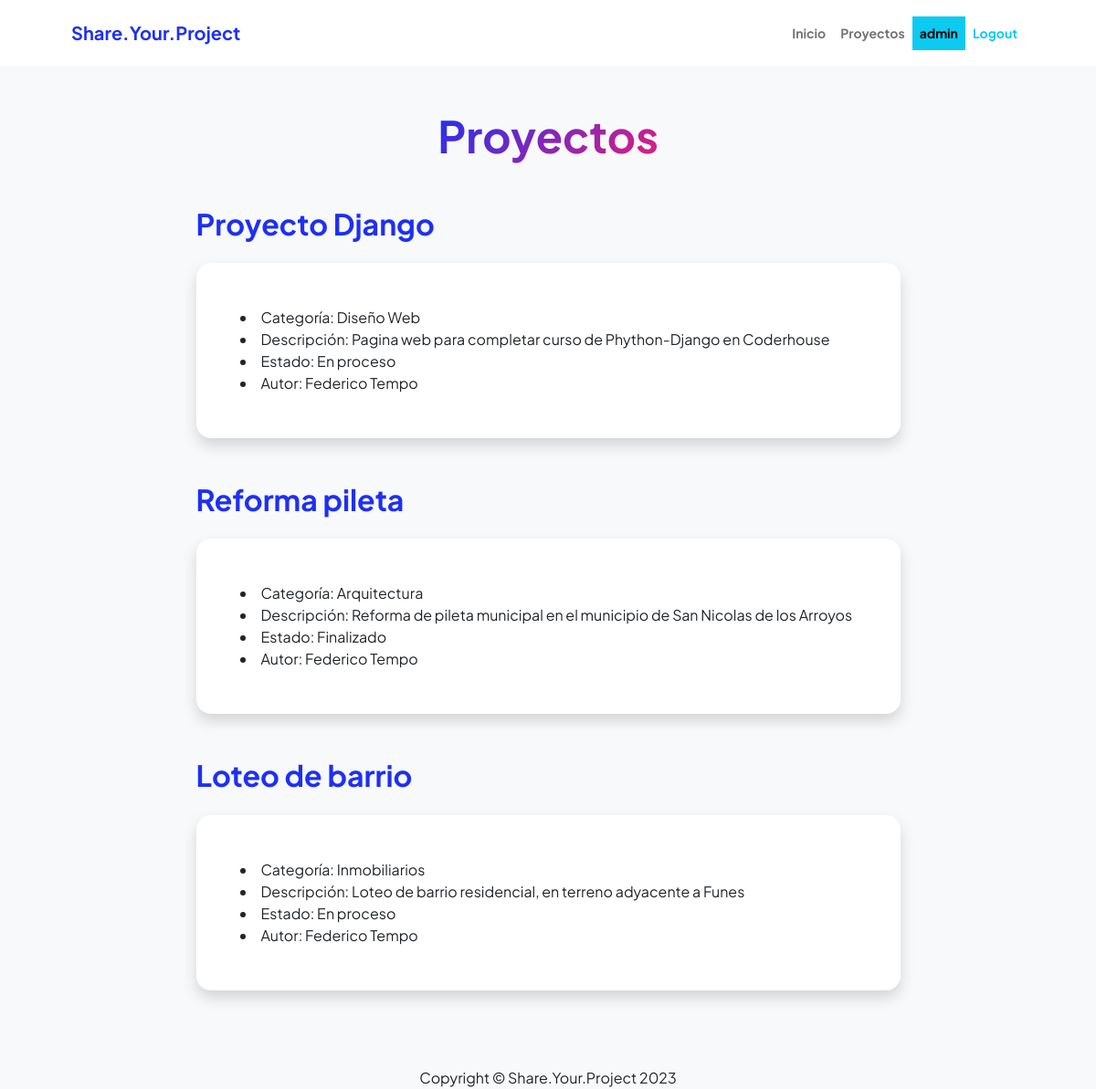
The page /proyecto/list/ (signed in) on the database its author committed.
### apps/proyectos/models.py (models this page shows, shortened)
class Proyecto(models.Model):
    categoria_id = models.ForeignKey(
        ProyectoCategoria, on_delete=models.DO_NOTHING, null=True, verbose_name="Categoría")
    nombre = models.CharField(max_length=150)
    descripcion = models.CharField(
        max_length=250, null=True, blank=True, verbose_name="descripción")
    opciones = (('En proceso', 'En proceso'), ('Finalizado', 'Finalizado'))
    estado = models.CharField(max_length=100, choices=opciones)
    autor_id = models.ForeignKey(
        "autores.Autor", on_delete=models.DO_NOTHING, null=True, verbose_name="Autor")
    class Meta:
        verbose_name = "proyectos"
        verbose_name_plural = "proyectos"

class ProyectoCategoria(models.Model):
    nombre = models.CharField(max_length=100, unique=True)
    descripcion = models.CharField(max_length=200, verbose_name="descripción")
    def __str__(self):
        return self.nombre
    class Meta:
        verbose_name = "categoría de proyectos"
        verbose_name_plural = "categoría de proyectos"

### apps/autores/models.py (models this page shows)
class Autor(models.Model):
    nombre = models.CharField(max_length=50)
    apellido = models.CharField(max_length=50)
    email = models.EmailField(max_length=100)
    avatar = models.ImageField(upload_to="avatares", blank=True, null=True)
    def __str__(self):
        return f"{self.nombre} {self.apellido}"
    class Meta:
        verbose_name = "Autores"
        verbose_name_plural = "Autores"

### apps/proyectos/views.py (the view)
# urls.py: path("proyecto/list/", views.ProyectoList.as_view(),
class ProyectoList(ListView):
    model = models.Proyecto

### apps/proyectos/templates/proyectos/proyecto_list.html (shortened to what this page needs)
{% extends 'proyectos/base.html' %}
{% block TITULO_BASE %}
    <div class="text-center mb-5">
        <h1 class="display-5 fw-bolder mb-0"><span class="text-gradient d-inline">Proyectos</span></h1>
    </div>
{% endblock TITULO_BASE %}
{% block CONTENIDO %}
    {%if object_list %}
        {% for object in object_list %}
                <div class="d-flex align-items-center justify-content-between mb-4">
                    <h2 class="text-primary fw-bolder mb-0">{{object.nombre}}</h2>
                </div>
                <div class="card shadow border-0 rounded-4 mb-5">
                    <div class="card-body p-5">
                        <li>Categoría: {{object.categoria_id}} </li>
                        <li>Descripción: {{object.descripcion}} </li>
                        <li>Estado: {{object.estado}} </li>
                        <li>Autor: {{object.autor_id}} </li>
                    </div>
                </div>
        {% endfor %}
    {% endif %}
{% endblock CONTENIDO %}

### apps/Home/templates/Home/navbar.html (shortened to what this page needs)
<nav class="navbar navbar-expand-lg navbar-light bg-white py-3">
    <div class="container px-5">
        <a class="navbar-brand" href="{% url 'Home:home' %}"><span class="fw-bolder text-primary">Share.Your.Project</span></a>
        <div class="collapse navbar-collapse" id="navbarSupportedContent">
            <ul class="navbar-nav ms-auto mb-2 mb-lg-0 small fw-bolder">
                <li class="nav-item"><a class="nav-link {% if request.path == "/" %} active {% endif %}" href="{% url 'Home:home' %}">Inicio</a></li>
                <li class="nav-item"><a class="nav-link" href="{% url 'proyectos:proyectocategoria_list' %}">Proyectos</a></li>
                {% if user.is_authenticated %}
                    <li class="nav-item"><a class="nav-link text-bg-info"> {{user.username}} </a></li>
                    <li class="nav-item"><a class="nav-link text-info" href="{% url 'Home:logout' %}">Logout</a></li>
                {% else %}
                    <li class="nav-item"><a class="nav-link" href="{% url 'Home:about' %}">About</a></li>
                    <li class="nav-item"><a class="nav-link" href="https://wa.me//3364297670">Contacto</a></li>
                    <li class="nav-item"><a class="nav-link text-info" href="{% url 'Home:login' %}">Login</a></li>
                {% endif %}
            </ul>
        </div>
    </div>
</nav>

### rows shown on the page
Proyecto: nombre "Proyecto Django", categoria_id "Diseño Web", descripcion "Pagina web para completar curso de Phython-Django en Coderhouse", estado "En proceso", autor_id "Federico Tempo"
Proyecto: nombre "Reforma pileta", categoria_id "Arquitectura", descripcion "Reforma de pileta municipal en el municipio de San Nicolas de los Arroyos", estado "Finalizado", autor_id "Federico Tempo"
Proyecto: nombre "Loteo de barrio", categoria_id "Inmobiliarios", descripcion "Loteo de barrio residencial, en terreno adyacente a Funes", estado "En proceso", autor_id "Federico Tempo"

### other values the page prints
{{ user.username }} "admin"
